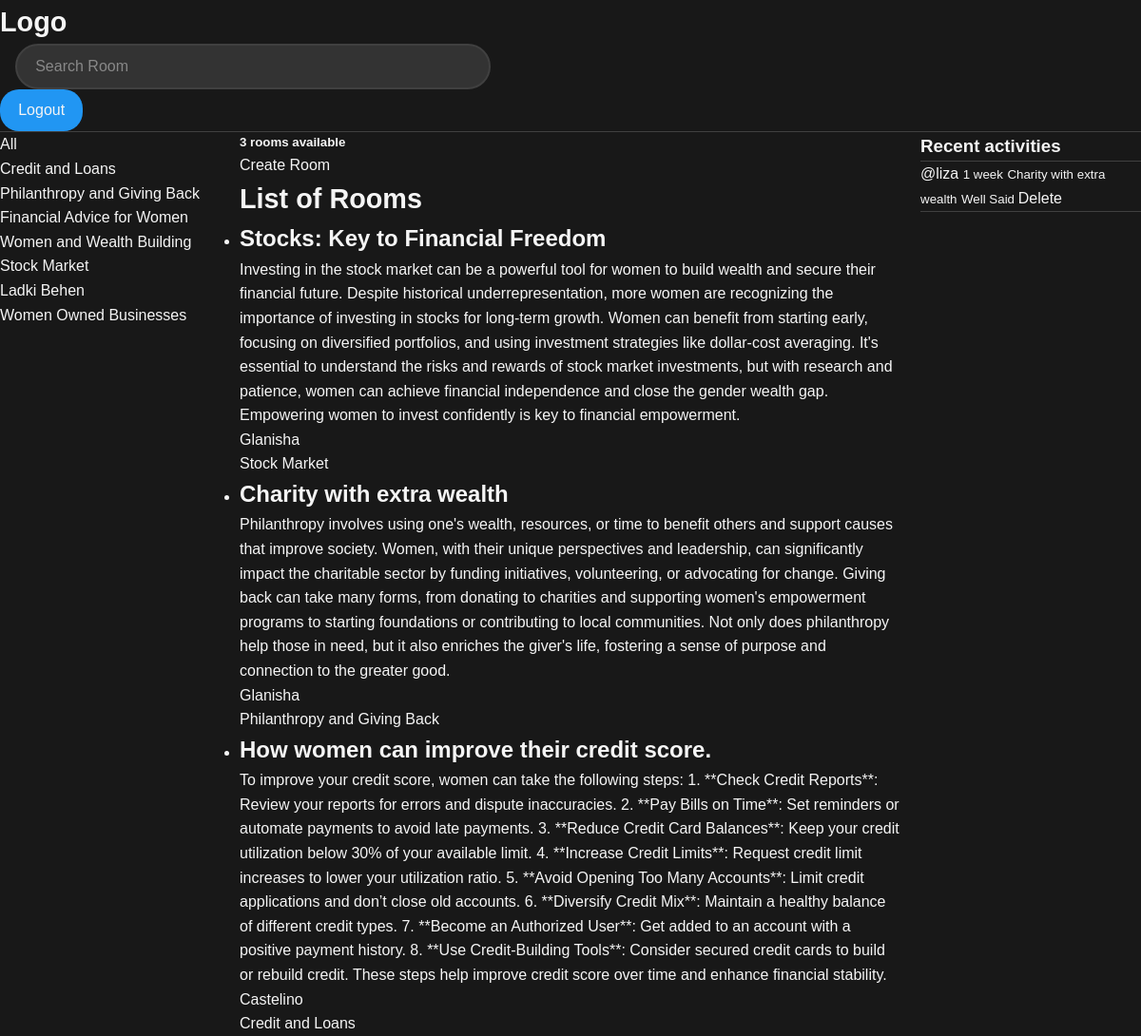
The app's page / (signed in) with its own data.
### base/models.py (models this page shows, shortened)
class Topic(models.Model):
    name=models.CharField(max_length=200)

class Room(models.Model):
    host=models.ForeignKey(User, on_delete=models.SET_NULL, null=True)
    topic=models.ForeignKey(Topic, on_delete=models.SET_NULL, null=True)
    name = models.CharField(max_length=200)
    description = models.TextField(null=True, blank=True)
    participants=models.ManyToManyField(User, related_name="participants", blank=True)
    updated = models.DateTimeField(auto_now=True)
    created = models.DateTimeField(auto_now_add=True)
    class Meta:
        ordering=["-updated", "-created"]
    def __str__(self):
        return self.name

class Message(models.Model):
    user=models.ForeignKey(User, on_delete=models.CASCADE)
    room = models.ForeignKey(Room, on_delete=models.CASCADE)
    body= models.TextField()
    updated = models.DateTimeField(auto_now=True)
    created = models.DateTimeField(auto_now_add=True)
    def __str__(self):
        return self.body[0:30]

### base/views.py (the view)
# urls.py: path("", views.home, name="home"),
def home(request):
    q = request.GET.get('q')
    if q:
        rooms = Room.objects.filter(
            Q(topic__name__icontains=q) |
            Q(name__icontains=q) |
            Q(description__icontains=q)
        )
    else:
        rooms = Room.objects.all()
    topics = Topic.objects.all()
    room_count = rooms.count()
    if q:
        room_messages = Message.objects.filter(
            Q(room__topic__name__icontains=q)
        ).order_by("-created")
    else:
        room_messages = Message.objects.all().order_by("-created")
    return render(request, "base/home.html", {
        "rooms": rooms,
        "topics": topics,
        "room_count": room_count,
        "room_messages": room_messages
    })

### base/templates/base/home.html (shortened to what this page needs)
{% extends 'main.html' %}
    {% block content %}
    <div class="main-container">
      <div>
        {% include 'base/sidebar.html' %}
      </div>
      <div>
        {% include 'base/roomsdisplay.html' %}
      </div>
      <div>
        {% include 'base/activity.html' %}
      </div>
    </div>
    {% endblock %}

### base/templates/base/sidebar.html
<div>
    <a href="{% url 'base:home' %}">All</a>
  </div>
  <ul>
    {% for topic in topics %}
      <li><a href="{% url 'base:home' %}?q={{ topic.name }}">{{ topic.name }}</a></li>
    {% empty %}
      <p>No topics available.</p>
    {% endfor %}
  </ul>

### base/templates/base/roomsdisplay.html (shortened to what this page needs)
<h5>{{room_count}} rooms available</h5>
<a href="{% url 'base:createRoom' %}">Create Room</a>
<h1>List of Rooms</h1>
<ul>
  {% for room in rooms %}
  <li>
    <a href="{% url 'base:room' room.id %}">
      <h2>{{ room.name }}</h2>
      <p>{{ room.description }}</p>
      {% if room.host %}
<a href="{% url 'base:user-profile' room.host.id %}">
  {{ room.host }}
</a>
{% else %}
<p>Host information not available</p>
{% endif %}
      <p>{{ room.topic.name }}</p>
    </a>
  </li>
  {% empty %}
  <p>No rooms available.</p>
  {% endfor %}
</ul>

### base/templates/base/activity.html
<h3>Recent activities</h3>
        <hr>
        {%for message in room_messages%}
        <div>
          <a  href="{% url 'base:user-profile' message.user.id %}">@{{message.user}}</a>
          <small>{{message.created|timesince}}</small>
          <small>{{message.room}}</small>
          <small>{{message}}</small>
          {% if request.user == message.user %}
          <a href="{% url "base:delete-message" message.id %}">Delete</a>
          {% endif %}
        <hr>
        </div>
        {% endfor %}

### static/styles/main.css (style rules this page uses)
* { margin: 0; padding: 0; box-sizing: border-box; }
body { font-family: Arial, sans-serif; background-color: #181818; color: #f5f5f5; line-height: 1.6; }
h1 { font-size: 1.8rem; font-weight: 700; color: #f5f5f5; text-decoration: none; }
a { text-decoration: none; color: inherit; transition: color 0.3s ease; }
hr { border: none; height: 1px; background-color: #404040; margin: 0; }

### base/templates/base/home.html (style rules this page uses)
.main-container { display: grid; grid-template-columns: 1fr 3fr 1fr; gap: 20px; }

### records on screen
Topic: name "Credit and Loans"
Topic: name "Philanthropy and Giving Back"
Topic: name "Financial Advice for Women"
Topic: name "Women and Wealth Building"
Topic: name "Stock Market"
Topic: name "Ladki Behen"
Topic: name "Women Owned Businesses"
Room: name "Stocks: Key to Financial Freedom", description "Investing in the stock market can be a powerful tool for women to build wealth and secure their financial future. Despite historical underrepresentation, more women are recognizing the importance of investing in stocks for long-term growth. Women can benefit from starting early, focusing on diversified portfolios, and using investment strategies like dollar-cost averaging. It's essential to understand the risks and rewards of stock market investments, but with research and patience, women can achieve financial independence and close the gender wealth gap. Empowering women to invest confidently is key to financial empowerment.", host "Glanisha", topic.name "Stock Market"
Room: name "Charity with extra wealth", description "Philanthropy involves using one's wealth, resources, or time to benefit others and support causes that improve society. Women, with their unique perspectives and leadership, can significantly impact the charitable sector by funding initiatives, volunteering, or advocating for change. Giving back can take many forms, from donating to charities and supporting women's empowerment programs to starting foundations or contributing to local communities. Not only does philanthropy help those in need, but it also enriches the giver's life, fostering a sense of purpose and connection to the greater good.", host "Glanisha", topic.name "Philanthropy and Giving Back"
Room: name "How women can improve their credit score.", description "To improve your credit score, women can take the following steps: 1. **Check Credit Reports**: Review your reports for errors and dispute inaccuracies. 2. **Pay Bills on Time**: Set reminders or automate payments to avoid late payments. 3. **Reduce Credit Card Balances**: Keep your credit utilization below 30% of your available limit. 4. **Increase Credit Limits**: Request credit limit increases to lower your utilization ratio. 5. **Avoid Opening Too Many Accounts**: Limit credit applications and don’t close old accounts. 6. **Diversify Credit Mix**: Maintain a healthy balance of different credit types. 7. **Become an Authorized User**: Get added to an account with a positive payment…", host "Castelino", topic.name "Credit and Loans"
Message: user "liza", created "1 week", room "Charity with extra wealth", body "Well Said", shows "Delete"

### other values on screen
{{ room_count }} "3"
